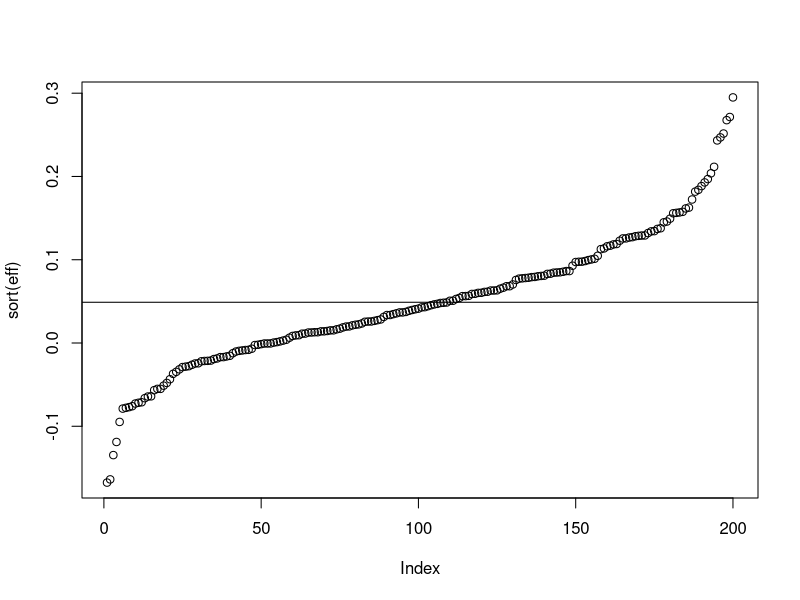

Write R code to recreate this figure.
## ---- chunk 1
set.seed(12347)
library(mvtnorm)
I=200
J=4
cor=matrix(.2,ncol=J,nrow=4)
diag(cor)=1
cor[1,3]=cor[3,1]=.5
cor[1,4]=cor[4,1]=.5
cor[3,4]=cor[4,3]=.5

z=rmvnorm(I,rep(0,4),cor)
cor(z)
## ---- chunk 2
# RT
K=50
tMu=matrix(nrow=I,ncol=2)
tMu[,1]=-.7+.2*z[,4]
tMu[,2]=-.6+.2*z[,4]
sub=rep(1:I,each=2*K)
cond=rep(rep(1:2,each=K),I)
rt=rlnorm(length(sub),tMu[cbind(sub,cond)],.6)
m=tapply(rt,list(sub,cond),mean)
eff=(m[,2]-m[,1])
base=tapply(rt,sub,mean)
plot(sort(eff))
abline(h=mean(eff))
rt=round(rt,3)

datRT=data.frame(sub,cond,rt)
saveRDS(datRT,file = "datRT.RDS")
## ---- chunk 3
#Process Dissociation

r=pnorm(.2*z[,2]-.3)
f=pnorm(.2*z[,3]-.2)
K=50
tMu=matrix(nrow=I,ncol=2)
tMu[,1]=r+(1-r)*f
tMu[,2]=(1-r)*f
sub=rep(1:I,each=2*K)
cond=rep(rep(1:2,each=K),I)
resp=rbinom(length(sub),1,tMu[cbind(sub,cond)])
m=tapply(resp,list(sub,cond),mean)
datPD=data.frame(sub,cond,resp)
saveRDS(datPD,file = "datPD.RDS")
## ---- chunk 4
#Life Satisfaction
K=20
mu=-.3*z[,1]
cut=matrix(mu,nrow=I,ncol=3)
cut[,1]=mu-rexp(I)
cut[,3]=mu+rexp(I)
makeProb=function(cutoffs) diff(c(0,pnorm(cutoffs),1))
p=t(apply(cut,1,makeProb))
sub=rep(1:I,each=K)
resp=sub
for (n in 1:length(sub)){
  resp[n]=sum(1:4*rmultinom(1,1,p[sub[n],]))}
datEMA=data.frame(sub,resp)
saveRDS(datEMA,file = "datEMA.RDS")
